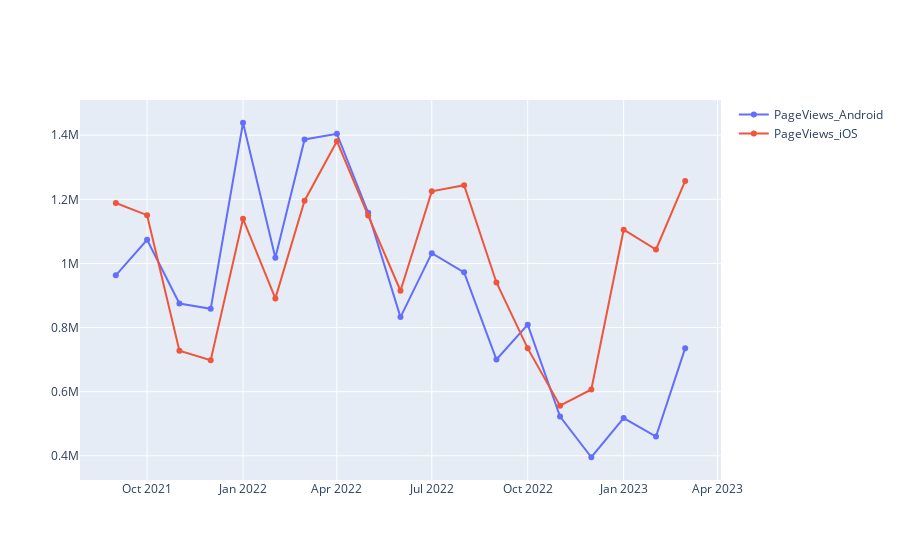

Source (notebook cell):
### Markdown cell above
## Page Views

### Code cell
fig = go.Figure()
fig.add_trace(go.Scatter(x=Monthly_level_Android, y=OS_Android_PageViews,mode='lines+markers',name='PageViews_Android'))
fig.add_trace(go.Scatter(x=Monthly_level_iOS, y=OS_iOS_PageViews,mode='lines+markers',name='PageViews_iOS'))
fig.show()

### Figure 1 — Plotly figure (JSON) as saved in the notebook; plotly's stock layout.template omitted (floating-point values rounded to 4 significant figures)
{"data": [{"mode": "lines+markers", "name": "PageViews_Android", "type": "scatter", "x": ["2021-09-01", "2021-10-01", "2021-11-01", "2021-12-01", "2022-01-01", "2022-02-01", "2022-03-01", "2022-04-01", "2022-05-01", "2022-06-01", "2022-07-01", "2022-08-01", "2022-09-01", "2022-10-01", "2022-11-01", "2022-12-01", "2023-01-01", "2023-02-01", "2023-03-01"], "y": [962959, 1073725, 874965, 858459, 1438923, 1017914, 1386982, 1404545, 1158279, 832616, 1032040, 972218, 700403, 808921, 522299, 395426, 517830, 459908, 735685]}, {"mode": "lines+markers", "name": "PageViews_iOS", "type": "scatter", "x": ["2021-09-01", "2021-10-01", "2021-11-01", "2021-12-01", "2022-01-01", "2022-02-01", "2022-03-01", "2022-04-01", "2022-05-01", "2022-06-01", "2022-07-01", "2022-08-01", "2022-09-01", "2022-10-01", "2022-11-01", "2022-12-01", "2023-01-01", "2023-02-01", "2023-03-01"], "y": [1188696, 1150557, 727598, 697921, 1139239, 891043, 1195886, 1381452, 1149263, 914900, 1224877, 1244131, 940580, 735081, 556287, 606773, 1105225, 1043566, 1257590]}], "layout": {}}
